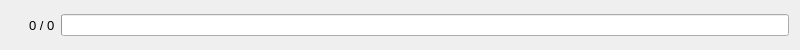
<?xml version="1.0" encoding="UTF-8"?>
<ui version="4.0">
 <class>ProgressBar</class>
 <widget class="QWidget" name="ProgressBar">
  <property name="geometry">
   <rect>
    <x>0</x>
    <y>0</y>
    <width>800</width>
    <height>50</height>
   </rect>
  </property>
  <property name="windowTitle">
   <string>Form</string>
  </property>
  <layout class="QHBoxLayout" name="horizontalLayout">
   <item>
    <widget class="QLabel" name="spinner">
     <property name="sizePolicy">
      <sizepolicy hsizetype="Fixed" vsizetype="Fixed">
       <horstretch>0</horstretch>
       <verstretch>0</verstretch>
      </sizepolicy>
     </property>
     <property name="minimumSize">
      <size>
       <width>12</width>
       <height>12</height>
      </size>
     </property>
     <property name="maximumSize">
      <size>
       <width>12</width>
       <height>12</height>
      </size>
     </property>
     <property name="styleSheet">
      <string notr="true"/>
     </property>
     <property name="text">
      <string/>
     </property>
     <property name="pixmap">
      <pixmap resource="automator.qrc">:/icons/resources/Progress.png</pixmap>
     </property>
     <property name="scaledContents">
      <bool>true</bool>
     </property>
    </widget>
   </item>
   <item>
    <widget class="QLabel" name="status">
     <property name="font">
      <font>
       <pointsize>10</pointsize>
      </font>
     </property>
     <property name="text">
      <string>0 / 0</string>
     </property>
    </widget>
   </item>
   <item>
    <widget class="QProgressBar" name="progress">
     <property name="value">
      <number>0</number>
     </property>
     <property name="textVisible">
      <bool>false</bool>
     </property>
    </widget>
   </item>
  </layout>
 </widget>
 <resources>
  <include location="automator.qrc"/>
 </resources>
 <connections/>
</ui>
